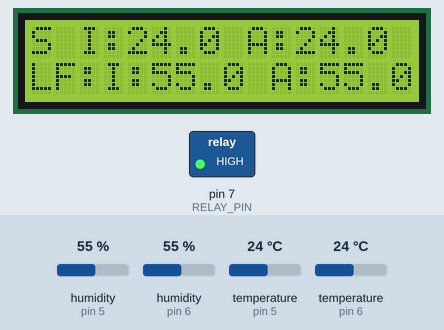
The sketch below on a simulated Arduino Uno, built with avr-gcc and run on an emulated ATmega328P. Parts: 16×2 character LCD, switched loads named in the sketch (green lamp = pin HIGH). The inputs (shaded band) are chosen by the test bench; at power-on: humidity (sensors on pin 5, pin 6) 55 %, temperature (sensors on pin 5, pin 6) 24 °C.

Above: at 2.6 s.
2.7 s: humidity (sensor on pin 5) set to 22 %
At 4.9 s:
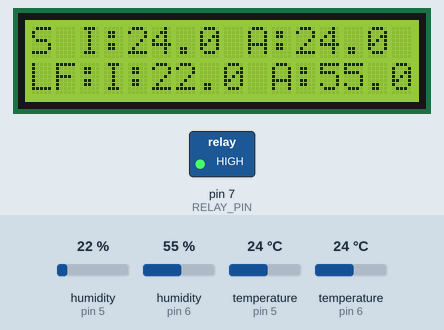
5.6 s: humidity (sensor on pin 6) set to 22 %
At 6.9 s:
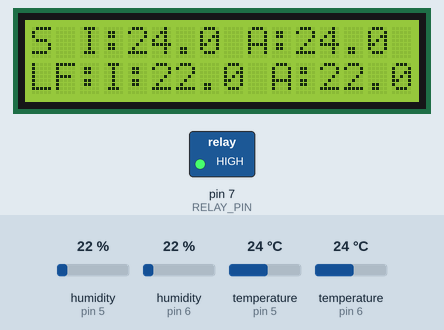
8.5 s: temperature (sensor on pin 5) set to 12 °C
At 10.9 s:
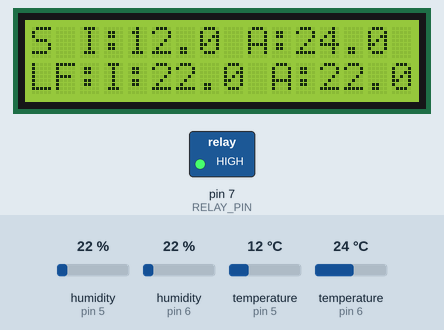
11.7 s: temperature (sensor on pin 6) set to 12 °C
At 12.9 s:
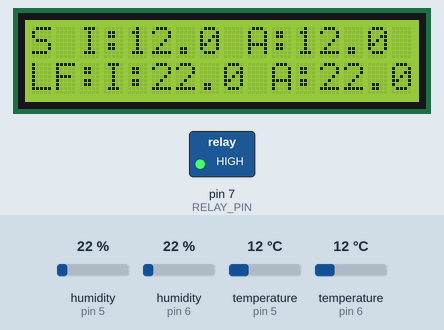
14.6 s: humidity (sensor on pin 5) set to 40 %
At 16.8 s:
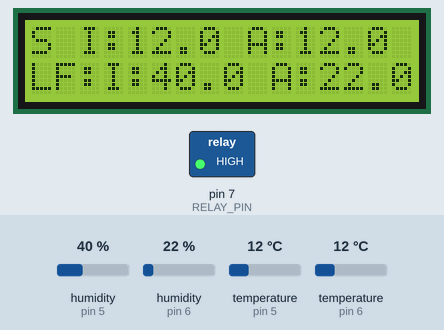
17.8 s: humidity (sensor on pin 6) set to 40 %
At 18.8 s:
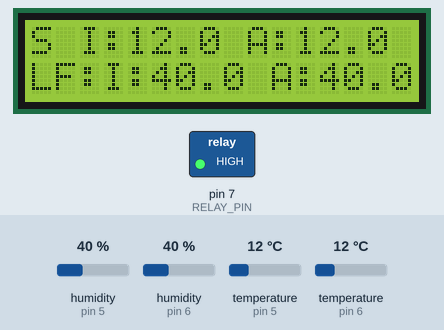
Timing chart, 0 to 20.8 s (numbered marks = the images above; inputs shaded):
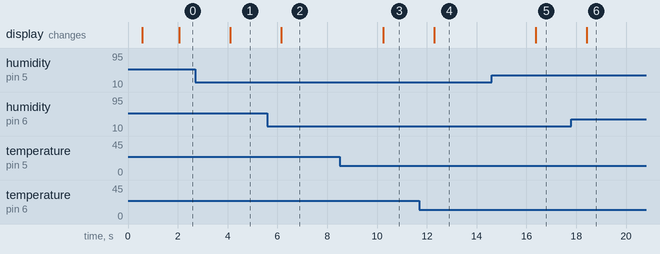

Measured:
- after the input at 2.7 s, the display: changes after 1.4 s (image 1)
- after the input at 5.6 s, the display: changes after 0.55 s (image 2)
- after the input at 8.5 s, the display: changes after 1.7 s (image 3)
- after the input at 11.7 s, the display: changes after 0.59 s (image 4)
- after the input at 14.6 s, the display: changes after 1.8 s (image 5)
- after the input at 17.8 s, the display: changes after 0.62 s (image 6)

The sketch:

Lueftersteuerung_notfall.ino
```cpp
#include <Wire.h>
#include <LiquidCrystal_I2C.h>
#include <DHT.h>
#include <EEPROM.h>

// Definition der Pins und Typen
#define DHTPIN_INSIDE 5    // Pin für den Innensensor DHT22
#define DHTPIN_OUTSIDE 6   // Pin für den Außensensor DHT22
#define DHTTYPE DHT22      // DHT22 (AM2302) Sensortyp
#define RELAY_PIN 7        // Pin für das Relais zur Lüftersteuerung
#define ENCODER_PIN_A 2    // Rotary Encoder Pin A (CLK)
#define ENCODER_PIN_B 3    // Rotary Encoder Pin B (DT)
#define ENCODER_SW 4       // Rotary Encoder Switch

// Definition für die invertierte Logik des Lüfterrelais
#define LUEFTERHIGH 0      // Lüfter an (LOW bei invertierter Logik)
#define LUEFTERLOW 1       // Lüfter aus (HIGH bei invertierter Logik)

// PROGMEM für Menüstrings nutzen, um RAM zu sparen
const char str_menu[] PROGMEM = "MENU:";
const char str_modus[] PROGMEM = "MODUS:";
const char str_luefter[] PROGMEM = "LUEFTER MANUELL:";
const char str_zieltemp[] PROGMEM = "ZIELTEMPERATUR:";
const char str_ziellf[] PROGMEM = "ZIEL LF:";
const char str_mintemp[] PROGMEM = "MIN TEMPERATUR:";
const char str_kalibrieren[] PROGMEM = "KALIBRIEREN:";
const char str_kalib_innen[] PROGMEM = "KALIBR. INNEN:";
const char str_kalib_aussen[] PROGMEM = "KALIBR. AUSSEN:";
const char str_temp_innen_kal[] PROGMEM = "TEMP INNEN KAL:";
const char str_lf_innen_kal[] PROGMEM = "LF INNEN KAL:";
const char str_temp_aussen_kal[] PROGMEM = "TEMP AUSSEN KAL:";
const char str_lf_aussen_kal[] PROGMEM = "LF AUSSEN KAL:";

// Initialisierung der Komponenten
LiquidCrystal_I2C lcd(0x27, 16, 2);
DHT dht_inside(DHTPIN_INSIDE, DHTTYPE);
DHT dht_outside(DHTPIN_OUTSIDE, DHTTYPE);

// Globale Variablen für den Rotary Encoder
volatile int lastEncoded = 0;
volatile int stepCounter = 0;
int timer= 0;

// Lüftermodi
enum FanMode {AUTO, MANUAL_ON, MANUAL_OFF};
FanMode fanMode = AUTO;


// Schwellenwerte
float targetTemp = 20.0;
float targetHum = 55.0;
float minTemp = 5.0;
float tempOffsetInsideTemp = 0.0;
float tempOffsetInsideHum = 0.0;
float tempOffsetOutsideTemp = 0.0;
float tempOffsetOutsideHum = 0.0;

// EEPROM Offsets
const byte EEPROM_ADDRESS = 0;

// Hilfsfunktion zum Laden von Strings aus PROGMEM
void loadAndPrintProgmemStr(const char* str) {
  char c;
  while ((c = pgm_read_byte(str++))) {
    lcd.print(c);
  }
}

// Funktion zur Initialisierung der Hardware
void setup() {
  // Setup der Pins
  pinMode(ENCODER_PIN_A, INPUT_PULLUP);
  pinMode(ENCODER_PIN_B, INPUT_PULLUP);
  pinMode(ENCODER_SW, INPUT_PULLUP);
  pinMode(RELAY_PIN, OUTPUT);

  // Test-Sequenz für Relais
  digitalWrite(RELAY_PIN, LUEFTERHIGH);
  delay(500);
  digitalWrite(RELAY_PIN, LUEFTERLOW);

  // Rotary Encoder Interrupts
/*  attachInterrupt(digitalPinToInterrupt(ENCODER_PIN_A), updateEncoder, CHANGE);
  attachInterrupt(digitalPinToInterrupt(ENCODER_PIN_B), updateEncoder, CHANGE);*/

  lcd.begin(16, 2);
  lcd.backlight(); // LCD-Hintergrundbeleuchtung einschalten

  // Begrüßung und Relais-Test anzeigen
  lcd.clear();


  dht_inside.begin();
  dht_outside.begin();

/*EEPROM.write(EEPROM_ADDRESS, 123); // Markierung für Initialisierung setzen
  EEPROM.put(1, 15.0);
  EEPROM.put(5, 55.0);
  EEPROM.put(9, 5.0);
  EEPROM.put(13, 0.0);
  EEPROM.put(17, 0.0);
  EEPROM.put(21, 0.0);
  EEPROM.put(25, 0.0);
 */
 // loadSettings();  // Lade gespeicherte Werte aus dem EEPROM
  }

// Hauptschleife
void loop() {
  static unsigned long lastDebounceTime = 0;
  const unsigned long debounceDelay = 200; // 200ms Entprellung
  static unsigned long lastStatusTime = 0;

      // Nur alle 2 Sekunden aktualisieren, um Flackern zu vermeiden
      if (millis() - lastStatusTime > 2000) {
        lastStatusTime = millis();
        displayStatus();  // Status anzeigen
        controlFan();     // Lüfter steuern
      }

  delay(50); // Reduzierte Verzögerung für bessere Reaktionsfähigkeit
}

// Funktion zur Steuerung des Lüfters basierend auf den Sensormessungen und Modi
void controlFan() {
  // Temperatur und Feuchtigkeit der Sensoren messen
  float insideTemp = dht_inside.readTemperature() + tempOffsetInsideTemp;
  float outsideTemp = dht_outside.readTemperature() + tempOffsetOutsideTemp;
  float insideHum = dht_inside.readHumidity() + tempOffsetInsideHum;
  float outsideHum = dht_outside.readHumidity() + tempOffsetOutsideHum;

  // Wenn eine Sensorlesung fehlschlägt, schalte den Lüfter aus
  if (isnan(insideTemp) || isnan(outsideTemp) || isnan(insideHum) || isnan(outsideHum)) {
    digitalWrite(RELAY_PIN, LUEFTERLOW);
        return;
  }

  // Steuerlogik für den Sommermodus

   bool shouldTurnFanOn = 0;

    if((insideTemp > outsideTemp && outsideHum < insideHum) ||(insideHum > targetHum && insideHum <(outsideHum*0.8))){
      shouldTurnFanOn = 1;
    }
      if(timer > 10)
      {  lcd.clear();

        digitalWrite(RELAY_PIN, shouldTurnFanOn ? LUEFTERHIGH : LUEFTERLOW);
      timer = 0;
        lcd.clear();
        displayStatus();


      }else{
      timer ++;
    }

}

// Funktion zur Anzeige des aktuellen Status auf dem LCD
void displayStatus() {
  float insideTemp = dht_inside.readTemperature() + tempOffsetInsideTemp;
  float outsideTemp = dht_outside.readTemperature() + tempOffsetOutsideTemp;
  float insideHum = dht_inside.readHumidity() + tempOffsetInsideHum;
  float outsideHum = dht_outside.readHumidity() + tempOffsetOutsideHum;

  lcd.clear();
  // Erste Zeile: Temperatur und Anzeige des Modus (S/W)
  lcd.setCursor(0, 0);
  lcd.print("S ");

  lcd.print("I:"); // Temperatur Innen
  if (isnan(insideTemp)) {
    lcd.print("XX.X"); // Fehleranzeige
  } else {
    lcd.print(insideTemp, 1);
  }
  lcd.print(" A:"); // Temperatur Außen
  if (isnan(outsideTemp)) {
    lcd.print("XX.X");
  } else {
    lcd.print(outsideTemp, 1);
  }

  lcd.setCursor(0, 1);
  lcd.print("LF:I:"); // Luftfeuchtigkeit Innen
  if (isnan(insideHum)) {
    lcd.print("XX.X");
  } else {
    lcd.print(insideHum, 1);
  }
  lcd.print(" A:"); // Luftfeuchtigkeit Außen
  if (isnan(outsideHum)) {
    lcd.print("XX.X");
  } else {
    lcd.print(outsideHum, 1);
  }
}
```
